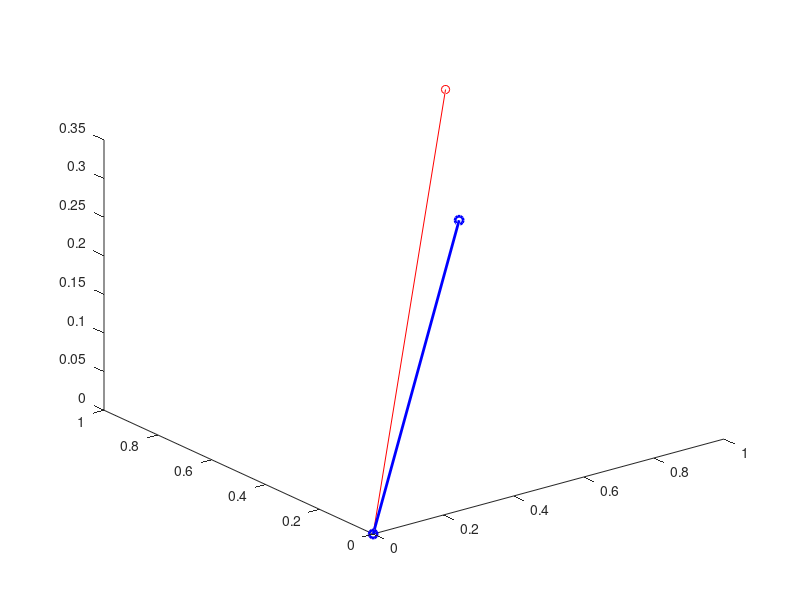

This figure's MATLAB source: (Note: this script raises an error after producing the figure.)
A = rand(3,1);
B = rand(3,1);

figure(1); clf; 
plot3([0 A(1)], [0 A(2)], [0 A(3)], 'ro-'); 
hold on;
plot3([0 B(1)], [0 B(2)], [0 B(3)], 'bo-', 'linewidth', 2); 

for th = linspace(0,pi, 50)
    R = rotationMatrix3D(th, A);
    Bi = R*B;
    plot3([0 Bi(1)], [0 Bi(2)], [0 Bi(3)], 'go:'); 
end
axis equal
grid on
xlabel('x'); ylabel('y'); zlabel('z')